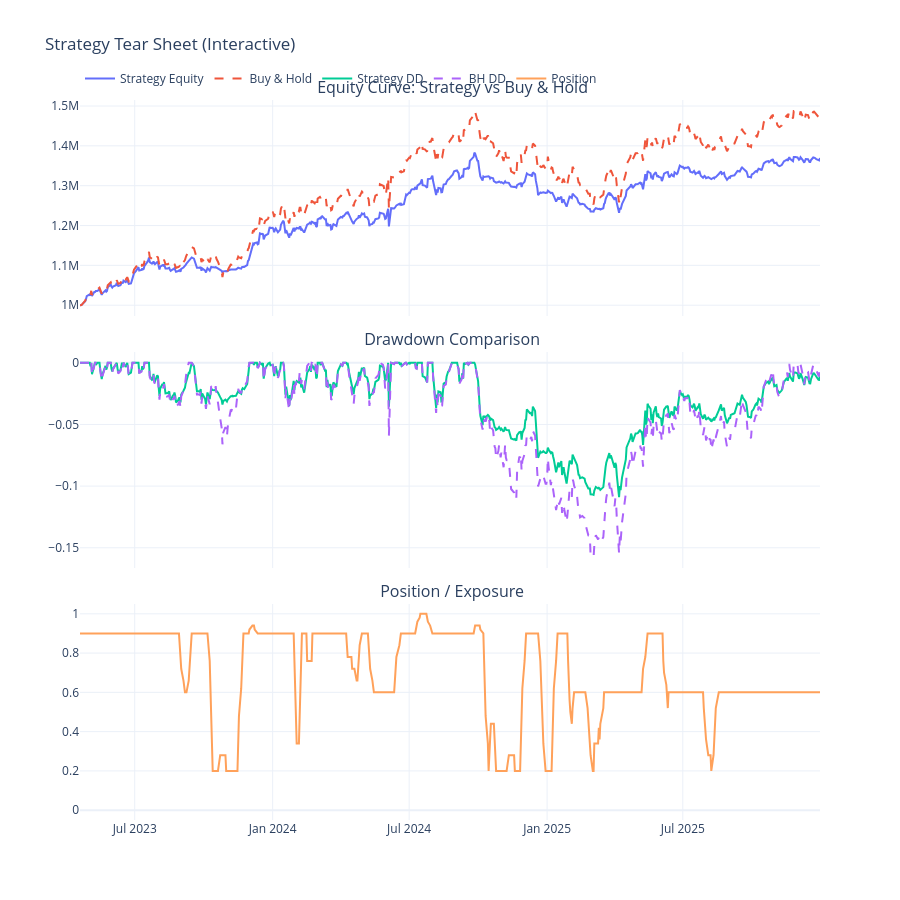

The cell this chart's notebook holds for it:
### Code cell
# this block is the final pipeline test of the regime-based trading strategy.
# it takes the o/p of the ML model --> converts them into trading positions --> backtest the idea --> evaluates --> plots the results.
print("TESTING ENHANCED FOUR REGIME STRATEGY...")


# Convert regime signals into position sizing decisions
signals_regime_v2 = four_regime_strategy_clean(signals)   # signals as the i/p here contains the market conditions like Stable_Bull   Stable_Bear  Stable_Low_Vol   High_Vol
                                                                                                                          # 1              0            1                 0
# the function four_regime_strategy converts these conditions into positions like what we decided the exposure in a particular regime.
# Backtest strategy performance with transaction costs
results_regime_v2 = backtest_clean(signals_regime_v2)  

# Compute performance and risk metrics
results, strat_dd, bh_dd = evaluate_clean(results_regime_v2)

# Visualize equity, drawdowns, and position behavior
plot_strategy_results(results_regime_v2, strat_dd, bh_dd)

### Figure 1 — Plotly figure (JSON) as saved in the notebook; plotly's stock layout.template omitted (floating-point values rounded to 4 significant figures; data arrays with more than 128 entries replaced by an {"elided": "..."} marker saying what was removed)
{"data": [{"mode": "lines", "name": "Strategy Equity", "type": "scatter", "x": {"elided": "669 str values"}, "xaxis": "x", "y": {"elided": "669 float values"}, "yaxis": "y"}, {"line": {"dash": "dash"}, "mode": "lines", "name": "Buy & Hold", "type": "scatter", "x": {"elided": "669 str values"}, "xaxis": "x", "y": {"elided": "669 float values"}, "yaxis": "y"}, {"mode": "lines", "name": "Strategy DD", "type": "scatter", "x": {"elided": "669 str values"}, "xaxis": "x2", "y": {"elided": "669 float values"}, "yaxis": "y2"}, {"line": {"dash": "dash"}, "mode": "lines", "name": "BH DD", "type": "scatter", "x": {"elided": "669 str values"}, "xaxis": "x2", "y": {"elided": "669 float values"}, "yaxis": "y2"}, {"mode": "lines", "name": "Position", "type": "scatter", "x": {"elided": "669 str values"}, "xaxis": "x3", "y": {"elided": "669 float values"}, "yaxis": "y3"}], "layout": {"annotations": [{"font": {"size": 16}, "showarrow": false, "text": " Equity Curve: Strategy vs Buy & Hold", "x": 0.5, "xanchor": "center", "xref": "paper", "y": 1, "yanchor": "bottom", "yref": "paper"}, {"font": {"size": 16}, "showarrow": false, "text": " Drawdown Comparison", "x": 0.5, "xanchor": "center", "xref": "paper", "y": 0.65, "yanchor": "bottom", "yref": "paper"}, {"font": {"size": 16}, "showarrow": false, "text": " Position / Exposure", "x": 0.5, "xanchor": "center", "xref": "paper", "y": 0.3, "yanchor": "bottom", "yref": "paper"}], "height": 900, "legend": {"orientation": "h", "y": 1.05}, "title": {"text": " Strategy Tear Sheet (Interactive)"}, "xaxis": {"anchor": "y", "domain": [0, 1], "matches": "x3", "showticklabels": false}, "xaxis2": {"anchor": "y2", "domain": [0, 1], "matches": "x3", "showticklabels": false}, "xaxis3": {"anchor": "y3", "domain": [0, 1]}, "yaxis": {"anchor": "x", "domain": [0.7, 1]}, "yaxis2": {"anchor": "x2", "domain": [0.35, 0.65]}, "yaxis3": {"anchor": "x3", "domain": [0, 0.3], "range": [-0.05, 1.05]}}}
